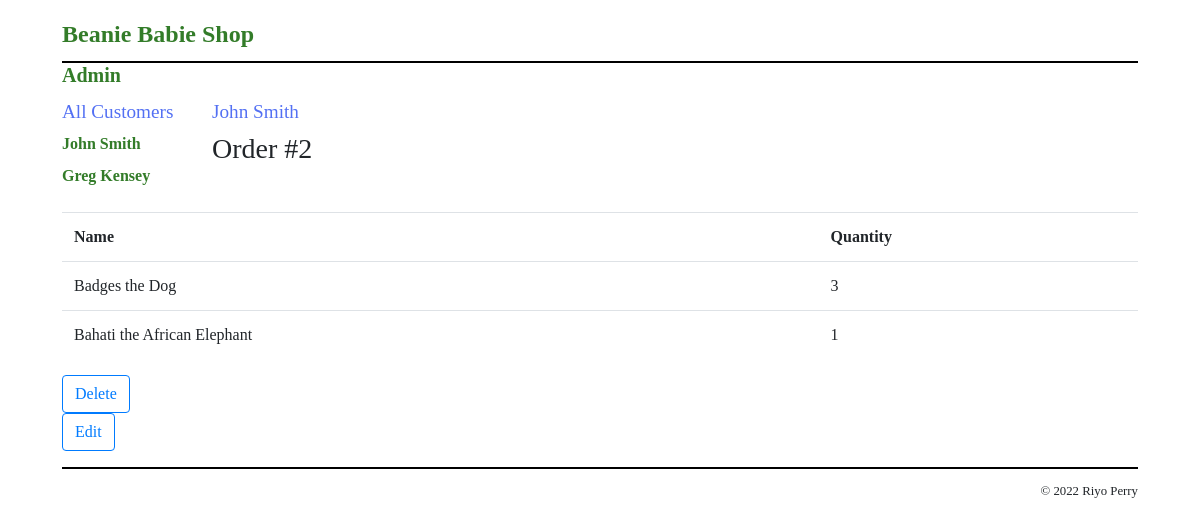
The app's page /customer_list.php with its own data.
### tables this page shows
CREATE TABLE customers (
  customerID VARCHAR(12) NOT NULL,
  firstName VARCHAR(255) NOT NULL,
  lastName VARCHAR(255) NOT NULL,
  PRIMARY KEY (customerID)
);

CREATE TABLE orders (
    orderID INT(12) NOT NULL AUTO_INCREMENT, 
    customerID  VARCHAR(12) NOT NULL,
    cartID  INT(11) NOT NULL,
    PRIMARY KEY (orderID)
);

CREATE TABLE cart_products (
    cartProductID INT(11) NOT NULL AUTO_INCREMENT,
    cartID  INT(11) NOT NULL,
    productName VARCHAR(255)  NOT NULL,
    quantity INT(11) NOT NULL,
    productID INT(12) NOT NULL,
    PRIMARY KEY (cartProductID)
);

### customer_list.php (the view, shortened to what this page needs)
<?php
require_once('database.php');
if (!isset($customer_id)) {
    $customer_id = filter_input(INPUT_GET, 'customer_id');
    if ($customer_id == NULL || $customer_id == FALSE) {
        $firstCustomerQuery = 'SELECT * FROM customers ORDER BY customerID';
        $firstCustomerStatement = $db->prepare($firstCustomerQuery);
        $firstCustomerStatement->execute();
        $allCustomersForFirst = $firstCustomerStatement->fetchAll();
        $customer_id = $allCustomersForFirst[0]['customerID'];
    }
}
$customerNameQuery= 'SELECT * FROM customers WHERE customerID = :customer_id';
$customerNameStatement = $db->prepare($customerNameQuery);
$customerNameStatement->bindValue(':customer_id', $customer_id);
$customerNameStatement->execute();
$customerForName = $customerNameStatement->fetch();
$customerFirstName = $customerForName['firstName'];
$customerLastName = $customerForName['lastName'];
$getAllOrdersQuery = 'SELECT * FROM orders WHERE customerID = :customer_id';
$getAllOrdersStatement = $db->prepare($getAllOrdersQuery);
$getAllOrdersStatement->bindValue(':customer_id', $customer_id);
$getAllOrdersStatement->execute();
$allOrdersCartIDs = $getAllOrdersStatement->fetchAll();
$allCustomersQuery = 'SELECT * FROM customers ORDER BY customerID';
$allCustomersStatement = $db->prepare($allCustomersQuery);
$allCustomersStatement->execute();
$allCustomers = $allCustomersStatement->fetchAll();
?>
<!DOCTYPE html>
<html>
<head>
    <link rel="stylesheet" href="https://stackpath.bootstrapcdn.com/bootstrap/4.3.1/css/bootstrap.min.css">
    <link rel="stylesheet" type="text/css" href="styles/main.css" />
</head>
<body>
    <header><h1><a href="index.php">Beanie Babie Shop</a></h1></header>
    <h5 id="admin-header"><a href="admin_home.php">Admin</a></h5>
    <main>
    <section>
    <aside>
        <h2>All Customers</h2>
        <nav>
            <ul>
                <?php foreach ($allCustomers as $customer) : ?>
                    <li>
                        <a href="?customer_id=<?php echo $customer['customerID']; ?>">
                            <?php echo $customer['firstName'];  echo " "; echo $customer['lastName']; ?>
                        </a>
                    </li>
                <?php endforeach; ?>
            </ul>
        </nav>
    </aside>
    </section>
    <section>
        <h2><?php echo $customerFirstName; echo " "; echo $customerLastName; ?></h2>
        <?php
        foreach ($allOrdersCartIDs as $cart) {
    $cart_id = (int) $cart["cartID"];
    $getAllProductsFromOrderQuery = 'SELECT * FROM cart_products WHERE cartID = :cart_id';
    $getAllProductsFromOrderStatement = $db->prepare($getAllProductsFromOrderQuery);
    $getAllProductsFromOrderStatement->bindValue(':cart_id', $cart_id);
    $getAllProductsFromOrderStatement->execute();
    $allCartProducts = $getAllProductsFromOrderStatement->fetchAll();
    $order_id = (int) $cart["orderID"];
    if (count($allCartProducts) > 0) {
        echo "
        <h3>Order #$order_id</h3>
        <table class='table'>
            <tr>
                <th>Name</th>
                <th>Quantity</th>
            </tr>";
            foreach ($allCartProducts as $product) {
                $productName = $product['productName'];
                $productQuantity = $product['quantity'];
                echo "
                <tr>
                <td> $productName </td>
                <td>$productQuantity</td>
                </tr>
                ";
            }
        echo "</table>";
    ?>
    <form action="delete_order.php" method="post" id="delete_order">
        <input type="submit" value="Delete" type="button" class="btn btn-outline-primary">
    </form>
    <form action="edit_order_form.php" method="post" id="edit_order_form">
        <input type="submit" value="Edit" type="button" class="btn btn-outline-primary">
    </form>
    <?php } ?>
    <?php } ?>
    </section>
    </main>
</body>
<footer>
    <p>&copy; <?php echo date("Y"); ?> Riyo Perry</p>
</footer>
</body>
</html>

### styles/main.css (style rules this page uses)
html { background-color: white; }
body { margin-top: 0; font-family: American Typewriter, serif; width: 95%; margin: 0 auto; background-color: white; padding: .5em 2em; }
header { margin: 0; border-bottom: 2px solid black; }
header h1 { margin: 0; padding: .5em 0; color: black; }
main { margin: 0; }
aside { float: left; width: 150px; }
nav ul { list-style-type: none; margin-left: 0; padding-left: 0; }
nav ul li { padding-bottom: 0.5em; }
footer { clear: both; margin-top: 1em; border-top: 2px solid black; }
footer p { text-align: right; font-size: 80%; margin: 1em 0; }
h1 { font-size: 150%; margin: 0; padding: .5em 0 .25em; }
h2 { font-size: 120%; margin: 0; padding: .25em 0 .5em; }
h1, h2 { color: rgb(83, 112, 243); }
ul { margin: 0 0 1em 0; padding: 0 0 0 2.5em; }
li { margin: 0; padding: 0; }
a { color: rgb(51, 124, 41); font-weight: bold; }
form { margin: 0; }

### records on screen
customers: firstName "John", lastName "Smith"
customers: firstName "Greg", lastName "Kensey"
orders: orderID "2"
cart_products: productName "Badges the Dog", quantity "3"
cart_products: productName "Bahati the African Elephant", quantity "1"
